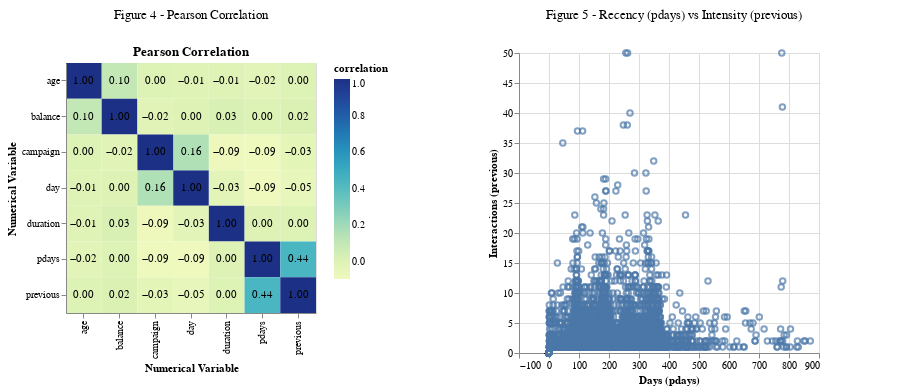

This figure's notebook cell:
### Markdown cell above
Bar charts, similar to *Figure 1*,  were created for categorical variables, and histograms were created for numerical variables for illustration. *Figure 2* and *Figure 3* revealed that the distributions of the `pdays` and `previous` variables in the dataset are significantly skewed. 

A heatmap illustrating the Pearson correlation (*Figure 4*) was created to explore the relationships among numerical variables. The Pearson heatmap was included given that it evaluates linear correlation, an essential factor in determining potential multicollinearity.

### Code cell
Fig_4 = plot_correlation_heatmap(train_df)

Fig_5 = alt.Chart(train_df).mark_point().encode(
    x=alt.X("pdays", title='Days (pdays)'),
    y=alt.Y("previous", title='Interactions (previous)').scale(domain=(0, 50), clamp=True))

title_fig_4 = alt.Chart({'values':[{}]}).mark_text(
    text='Figure 4 - Pearson Correlation', 
    align='center',
    dx=-75,
    fontSize=13
).properties(width=400)

title_fig_5 = alt.Chart({'values':[{}]}).mark_text(
    text='Figure 5 - Recency (pdays) vs Intensity (previous)', 
    align='center',
    dx=-45,
    fontSize=13
).properties(width=400)

Fig_4_with_title = alt.vconcat(title_fig_4, Fig_4).resolve_scale(color='independent')
Fig_5_with_title = alt.vconcat(title_fig_5, Fig_5).resolve_scale(color='independent')
alt.hconcat(Fig_4_with_title, Fig_5_with_title).resolve_legend(color='independent')

### Figure 1 — Vega specification as saved in the notebook (floating-point values rounded to 4 significant figures; data arrays with more than 128 entries replaced by an {"elided": "..."} marker saying what was removed)
{"$schema": "https://vega.github.io/schema/vega/v5.json", "data": [{"name": "empty", "values": [{}]}, {"name": "source_0", "values": [{"correlation": 1.0, "num_variable_0": "age", "num_variable_1": "age"}, {"correlation": 0.09892, "num_variable_0": "age", "num_variable_1": "balance"}, {"correlation": -0.007882, "num_variable_0": "age", "num_variable_1": "day"}, {"correlation": -0.007414, "num_variable_0": "age", "num_variable_1": "duration"}, {"correlation": 0.00316, "num_variable_0": "age", "num_variable_1": "campaign"}, {"correlation": -0.02323, "num_variable_0": "age", "num_variable_1": "pdays"}, {"correlation": 0.002397, "num_variable_0": "age", "num_variable_1": "previous"}, {"correlation": 0.09892, "num_variable_0": "balance", "num_variable_1": "age"}, {"correlation": 1.0, "num_variable_0": "balance", "num_variable_1": "balance"}, {"correlation": 0.0004547, "num_variable_0": "balance", "num_variable_1": "day"}, {"correlation": 0.02559, "num_variable_0": "balance", "num_variable_1": "duration"}, {"correlation": -0.01857, "num_variable_0": "balance", "num_variable_1": "campaign"}, {"correlation": 0.002122, "num_variable_0": "balance", "num_variable_1": "pdays"}, {"correlation": 0.01529, "num_variable_0": "balance", "num_variable_1": "previous"}, {"correlation": -0.007882, "num_variable_0": "day", "num_variable_1": "age"}, {"correlation": 0.0004547, "num_variable_0": "day", "num_variable_1": "balance"}, {"correlation": 1.0, "num_variable_0": "day", "num_variable_1": "day"}, {"correlation": -0.02572, "num_variable_0": "day", "num_variable_1": "duration"}, {"correlation": 0.1606, "num_variable_0": "day", "num_variable_1": "campaign"}, {"correlation": -0.0944, "num_variable_0": "day", "num_variable_1": "pdays"}, {"correlation": -0.05323, "num_variable_0": "day", "num_variable_1": "previous"}, {"correlation": -0.007414, "num_variable_0": "duration", "num_variable_1": "age"}, {"correlation": 0.02559, "num_variable_0": "duration", "num_variable_1": "balance"}, {"correlation": -0.02572, "num_variable_0": "duration", "num_variable_1": "day"}, {"correlation": 1.0, "num_variable_0": "duration", "num_variable_1": "duration"}, {"correlation": -0.08653, "num_variable_0": "duration", "num_variable_1": "campaign"}, {"correlation": -0.001179, "num_variable_0": "duration", "num_variable_1": "pdays"}, {"correlation": 0.002557, "num_variable_0": "duration", "num_variable_1": "previous"}, {"correlation": 0.00316, "num_variable_0": "campaign", "num_variable_1": "age"}, {"correlation": -0.01857, "num_variable_0": "campaign", "num_variable_1": "balance"}, {"correlation": 0.1606, "num_variable_0": "campaign", "num_variable_1": "day"}, {"correlation": -0.08653, "num_variable_0": "campaign", "num_variable_1": "duration"}, {"correlation": 1.0, "num_variable_0": "campaign", "num_variable_1": "campaign"}, {"correlation": -0.08932, "num_variable_0": "campaign", "num_variable_1": "pdays"}, {"correlation": -0.0333, "num_variable_0": "campaign", "num_variable_1": "previous"}, {"correlation": -0.02323, "num_variable_0": "pdays", "num_variable_1": "age"}, {"correlation": 0.002122, "num_variable_0": "pdays", "num_variable_1": "balance"}, {"correlation": -0.0944, "num_variable_0": "pdays", "num_variable_1": "day"}, {"correlation": -0.001179, "num_variable_0": "pdays", "num_variable_1": "duration"}, {"correlation": -0.08932, "num_variable_0": "pdays", "num_variable_1": "campaign"}, {"correlation": 1.0, "num_variable_0": "pdays", "num_variable_1": "pdays"}, {"correlation": 0.4407, "num_variable_0": "pdays", "num_variable_1": "previous"}, {"correlation": 0.002397, "num_variable_0": "previous", "num_variable_1": "age"}, {"correlation": 0.01529, "num_variable_0": "previous", "num_variable_1": "balance"}, {"correlation": -0.05323, "num_variable_0": "previous", "num_variable_1": "day"}, {"correlation": 0.002557, "num_variable_0": "previous", "num_variable_1": "duration"}, {"correlation": -0.0333, "num_variable_0": "previous", "num_variable_1": "campaign"}, {"correlation": 0.4407, "num_variable_0": "previous", "num_variable_1": "pdays"}, {"correlation": 1.0, "num_variable_0": "previous", "num_variable_1": "previous"}]}, {"name": "data_0", "values": [{"correlation": 1.0, "num_variable_0": "age", "num_variable_1": "age"}, {"correlation": 0.09892, "num_variable_0": "age", "num_variable_1": "balance"}, {"correlation": -0.007882, "num_variable_0": "age", "num_variable_1": "day"}, {"correlation": -0.007414, "num_variable_0": "age", "num_variable_1": "duration"}, {"correlation": 0.00316, "num_variable_0": "age", "num_variable_1": "campaign"}, {"correlation": -0.02323, "num_variable_0": "age", "num_variable_1": "pdays"}, {"correlation": 0.002397, "num_variable_0": "age", "num_variable_1": "previous"}, {"correlation": 0.09892, "num_variable_0": "balance", "num_variable_1": "age"}, {"correlation": 1.0, "num_variable_0": "balance", "num_variable_1": "balance"}, {"correlation": 0.0004547, "num_variable_0": "balance", "num_variable_1": "day"}, {"correlation": 0.02559, "num_variable_0": "balance", "num_variable_1": "duration"}, {"correlation": -0.01857, "num_variable_0": "balance", "num_variable_1": "campaign"}, {"correlation": 0.002122, "num_variable_0": "balance", "num_variable_1": "pdays"}, {"correlation": 0.01529, "num_variable_0": "balance", "num_variable_1": "previous"}, {"correlation": -0.007882, "num_variable_0": "day", "num_variable_1": "age"}, {"correlation": 0.0004547, "num_variable_0": "day", "num_variable_1": "balance"}, {"correlation": 1.0, "num_variable_0": "day", "num_variable_1": "day"}, {"correlation": -0.02572, "num_variable_0": "day", "num_variable_1": "duration"}, {"correlation": 0.1606, "num_variable_0": "day", "num_variable_1": "campaign"}, {"correlation": -0.0944, "num_variable_0": "day", "num_variable_1": "pdays"}, {"correlation": -0.05323, "num_variable_0": "day", "num_variable_1": "previous"}, {"correlation": -0.007414, "num_variable_0": "duration", "num_variable_1": "age"}, {"correlation": 0.02559, "num_variable_0": "duration", "num_variable_1": "balance"}, {"correlation": -0.02572, "num_variable_0": "duration", "num_variable_1": "day"}, {"correlation": 1.0, "num_variable_0": "duration", "num_variable_1": "duration"}, {"correlation": -0.08653, "num_variable_0": "duration", "num_variable_1": "campaign"}, {"correlation": -0.001179, "num_variable_0": "duration", "num_variable_1": "pdays"}, {"correlation": 0.002557, "num_variable_0": "duration", "num_variable_1": "previous"}, {"correlation": 0.00316, "num_variable_0": "campaign", "num_variable_1": "age"}, {"correlation": -0.01857, "num_variable_0": "campaign", "num_variable_1": "balance"}, {"correlation": 0.1606, "num_variable_0": "campaign", "num_variable_1": "day"}, {"correlation": -0.08653, "num_variable_0": "campaign", "num_variable_1": "duration"}, {"correlation": 1.0, "num_variable_0": "campaign", "num_variable_1": "campaign"}, {"correlation": -0.08932, "num_variable_0": "campaign", "num_variable_1": "pdays"}, {"correlation": -0.0333, "num_variable_0": "campaign", "num_variable_1": "previous"}, {"correlation": -0.02323, "num_variable_0": "pdays", "num_variable_1": "age"}, {"correlation": 0.002122, "num_variable_0": "pdays", "num_variable_1": "balance"}, {"correlation": -0.0944, "num_variable_0": "pdays", "num_variable_1": "day"}, {"correlation": -0.001179, "num_variable_0": "pdays", "num_variable_1": "duration"}, {"correlation": -0.08932, "num_variable_0": "pdays", "num_variable_1": "campaign"}, {"correlation": 1.0, "num_variable_0": "pdays", "num_variable_1": "pdays"}, {"correlation": 0.4407, "num_variable_0": "pdays", "num_variable_1": "previous"}, {"correlation": 0.002397, "num_variable_0": "previous", "num_variable_1": "age"}, {"correlation": 0.01529, "num_variable_0": "previous", "num_variable_1": "balance"}, {"correlation": -0.05323, "num_variable_0": "previous", "num_variable_1": "day"}, {"correlation": 0.002557, "num_variable_0": "previous", "num_variable_1": "duration"}, {"correlation": -0.0333, "num_variable_0": "previous", "num_variable_1": "campaign"}, {"correlation": 0.4407, "num_variable_0": "previous", "num_variable_1": "pdays"}, {"correlation": 1.0, "num_variable_0": "previous", "num_variable_1": "previous"}]}, {"name": "source_1", "values": {"elided": "36168 records"}}, {"name": "data_0_concat_0_concat_1_x_domain_num_variable_0_0", "values": [{"num_variable_0": "age"}, {"num_variable_0": "balance"}, {"num_variable_0": "day"}, {"num_variable_0": "duration"}, {"num_variable_0": "campaign"}, {"num_variable_0": "pdays"}, {"num_variable_0": "previous"}]}, {"name": "source_0_concat_0_concat_1_x_domain_num_variable_0_1", "values": [{"num_variable_0": "age"}, {"num_variable_0": "balance"}, {"num_variable_0": "day"}, {"num_variable_0": "duration"}, {"num_variable_0": "campaign"}, {"num_variable_0": "pdays"}, {"num_variable_0": "previous"}]}, {"name": "data_0_concat_0_concat_1_y_domain_num_variable_1_0", "values": [{"num_variable_1": "age"}, {"num_variable_1": "balance"}, {"num_variable_1": "day"}, {"num_variable_1": "duration"}, {"num_variable_1": "campaign"}, {"num_variable_1": "pdays"}, {"num_variable_1": "previous"}]}, {"name": "source_0_concat_0_concat_1_y_domain_num_variable_1_1", "values": [{"num_variable_1": "age"}, {"num_variable_1": "balance"}, {"num_variable_1": "day"}, {"num_variable_1": "duration"}, {"num_variable_1": "campaign"}, {"num_variable_1": "pdays"}, {"num_variable_1": "previous"}]}, {"name": "data_0_concat_0_concat_1_color_domain_correlation", "values": [{"min": -0.0944, "max": 1.0}]}, {"name": "source_1_concat_1_concat_1_x_domain_pdays", "values": [{"min": -1, "max": 871}]}], "signals": [{"name": "concat_0_concat_0_width", "value": 400}, {"name": "concat_0_concat_0_height", "value": 20}, {"name": "concat_0_concat_1_width", "value": 250}, {"name": "concat_0_concat_1_height", "value": 250}, {"name": "concat_1_concat_0_width", "value": 400}, {"name": "concat_1_concat_0_height", "value": 20}, {"name": "concat_1_concat_1_width", "value": 300}, {"name": "concat_1_concat_1_height", "value": 300}], "marks": [{"type": "group", "name": "concat_0_group", "marks": [{"type": "group", "name": "concat_0_concat_0_group", "encode": {"update": {"width": {"signal": "concat_0_concat_0_width"}, "height": {"signal": "concat_0_concat_0_height"}}}, "marks": [{"type": "text", "name": "concat_0_concat_0_marks", "from": {"data": "empty"}, "encode": {"update": {"dx": {"value": -75}, "fill": {"value": "black"}, "y": {"signal": "concat_0_concat_0_height", "mult": 0.5}, "text": {"value": "Figure 4 - Pearson Correlation"}, "fontSize": {"value": 13}, "x": {"signal": "concat_0_concat_0_width", "mult": 0.5}, "baseline": {"value": "middle"}, "align": {"value": "center"}}}, "style": ["text"]}], "style": "view"}, {"type": "group", "name": "concat_0_concat_1_group", "encode": {"update": {"width": {"signal": "concat_0_concat_1_width"}, "height": {"signal": "concat_0_concat_1_height"}}}, "marks": [{"type": "rect", "name": "concat_0_concat_1_layer_0_marks", "from": {"data": "data_0"}, "encode": {"update": {"width": {"signal": "max(0.25, bandwidth('concat_0_concat_1_x'))"}, "y": {"field": "num_variable_1", "scale": "concat_0_concat_1_y"}, "fill": {"field": "correlation", "scale": "concat_0_concat_1_color"}, "description": {"signal": "\"Numerical Variable: \" + (isValid(datum[\"num_variable_0\"]) ? datum[\"num_variable_0\"] : \"\"+datum[\"num_variable_0\"]) + \"; correlation: \" + (format(datum[\"correlation\"], \"\"))"}, "height": {"signal": "max(0.25, bandwidth('concat_0_concat_1_y'))"}, "x": {"field": "num_variable_0", "scale": "concat_0_concat_1_x"}}}, "style": ["rect"]}, {"type": "text", "name": "concat_0_concat_1_layer_1_marks", "from": {"data": "source_0"}, "encode": {"update": {"x": {"field": "num_variable_0", "scale": "concat_0_concat_1_x", "band": 0.5}, "baseline": {"value": "middle"}, "description": {"signal": "\"Numerical Variable: \" + (isValid(datum[\"num_variable_0\"]) ? datum[\"num_variable_0\"] : \"\"+datum[\"num_variable_0\"]) + \"; correlation: \" + (format(datum[\"correlation\"], \".2f\"))"}, "fill": {"value": "black"}, "text": {"signal": "format(datum[\"correlation\"], \".2f\")"}, "y": {"field": "num_variable_1", "scale": "concat_0_concat_1_y", "band": 0.5}, "align": {"value": "center"}}}, "style": ["text"]}], "axes": [{"scale": "concat_0_concat_1_x", "labelAlign": "right", "labelBaseline": "middle", "labelAngle": 270, "orient": "bottom", "zindex": 1, "title": "Numerical Variable", "grid": false}, {"scale": "concat_0_concat_1_y", "title": "Numerical Variable", "orient": "left", "grid": false, "zindex": 1}], "title": {"text": "Pearson Correlation", "frame": "group"}, "style": "cell", "legends": [{"fill": "concat_0_concat_1_color", "gradientLength": {"signal": "clamp(concat_0_concat_1_height, 64, 200)"}, "title": "correlation"}]}], "layout": {"padding": 20, "columns": 1, "bounds": "full", "align": "each"}}, {"type": "group", "name": "concat_1_group", "marks": [{"type": "group", "name": "concat_1_concat_0_group", "encode": {"update": {"width": {"signal": "concat_1_concat_0_width"}, "height": {"signal": "concat_1_concat_0_height"}}}, "marks": [{"type": "text", "name": "concat_1_concat_0_marks", "from": {"data": "empty"}, "encode": {"update": {"baseline": {"value": "middle"}, "text": {"value": "Figure 5 - Recency (pdays) vs Intensity (previous)"}, "fill": {"value": "black"}, "align": {"value": "center"}, "y": {"signal": "concat_1_concat_0_height", "mult": 0.5}, "dx": {"value": -45}, "x": {"signal": "concat_1_concat_0_width", "mult": 0.5}, "fontSize": {"value": 13}}}, "style": ["text"]}], "style": "view"}, {"type": "group", "name": "concat_1_concat_1_group", "encode": {"update": {"width": {"signal": "concat_1_concat_1_width"}, "height": {"signal": "concat_1_concat_1_height"}}}, "marks": [{"type": "symbol", "name": "concat_1_concat_1_marks", "from": {"data": "source_1"}, "encode": {"update": {"opacity": {"value": 0.7}, "ariaRoleDescription": {"value": "point"}, "description": {"signal": "\"Days (pdays): \" + (format(datum[\"pdays\"], \"\")) + \"; Interactions (previous): \" + (format(datum[\"previous\"], \"\"))"}, "x": {"field": "pdays", "scale": "concat_1_concat_1_x"}, "y": {"field": "previous", "scale": "concat_1_concat_1_y"}, "fill": {"value": "transparent"}, "stroke": {"value": "#4c78a8"}}}, "style": ["point"]}], "axes": [{"scale": "concat_1_concat_1_x", "maxExtent": 0, "gridScale": "concat_1_concat_1_y", "grid": true, "orient": "bottom", "tickCount": {"signal": "ceil(concat_1_concat_1_width/40)"}, "zindex": 0, "aria": false, "domain": false, "labels": false, "minExtent": 0, "ticks": false}, {"scale": "concat_1_concat_1_y", "aria": false, "orient": "left", "domain": false, "zindex": 0, "minExtent": 0, "grid": true, "tickCount": {"signal": "ceil(concat_1_concat_1_height/40)"}, "ticks": false, "labels": false, "maxExtent": 0, "gridScale": "concat_1_concat_1_x"}, {"scale": "concat_1_concat_1_x", "tickCount": {"signal": "ceil(concat_1_concat_1_width/40)"}, "orient": "bottom", "grid": false, "labelFlush": true, "zindex": 0, "labelOverlap": true, "title": "Days (pdays)"}, {"scale": "concat_1_concat_1_y", "grid": false, "tickCount": {"signal": "ceil(concat_1_concat_1_height/40)"}, "labelOverlap": true, "zindex": 0, "orient": "left", "title": "Interactions (previous)"}], "style": "cell"}], "layout": {"padding": 20, "columns": 1, "bounds": "full", "align": "each"}}], "scales": [{"name": "concat_0_concat_1_x", "type": "band", "domain": {"fields": [{"data": "data_0_concat_0_concat_1_x_domain_num_variable_0_0", "field": "num_variable_0"}, {"data": "source_0_concat_0_concat_1_x_domain_num_variable_0_1", "field": "num_variable_0"}], "sort": true}, "range": [0, {"signal": "concat_0_concat_1_width"}], "paddingInner": 0, "paddingOuter": 0}, {"name": "concat_0_concat_1_y", "type": "band", "domain": {"fields": [{"data": "data_0_concat_0_concat_1_y_domain_num_variable_1_0", "field": "num_variable_1"}, {"data": "source_0_concat_0_concat_1_y_domain_num_variable_1_1", "field": "num_variable_1"}], "sort": true}, "range": [0, {"signal": "concat_0_concat_1_height"}], "paddingInner": 0, "paddingOuter": 0}, {"name": "concat_0_concat_1_color", "type": "linear", "domain": [{"signal": "(data(\"data_0_concat_0_concat_1_color_domain_correlation\")[0] || {}).min"}, {"signal": "(data(\"data_0_concat_0_concat_1_color_domain_correlation\")[0] || {}).max"}], "range": "heatmap", "zero": false, "interpolate": "hcl"}, {"name": "concat_1_concat_1_x", "type": "linear", "domain": [{"signal": "(data(\"source_1_concat_1_concat_1_x_domain_pdays\")[0] || {}).min"}, {"signal": "(data(\"source_1_concat_1_concat_1_x_domain_pdays\")[0] || {}).max"}], "range": [0, {"signal": "concat_1_concat_1_width"}], "zero": true, "nice": true}, {"name": "concat_1_concat_1_y", "type": "linear", "domain": [0, 50], "range": [{"signal": "concat_1_concat_1_height"}, 0], "clamp": true, "zero": true}], "padding": 5, "layout": {"padding": 20, "bounds": "full", "align": "each"}, "background": "white"}
